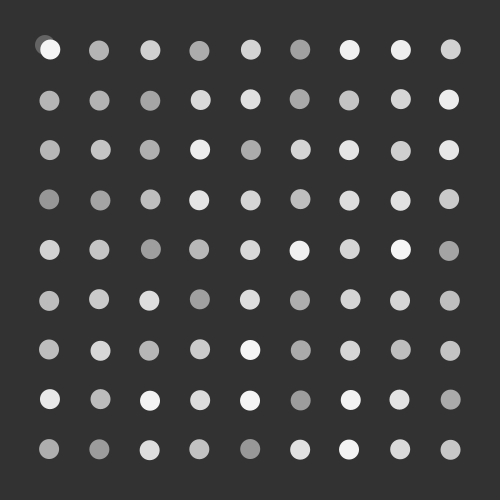
Frame 1 (no input)
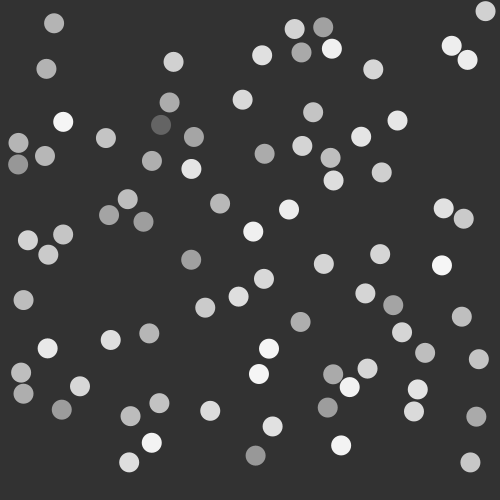
Frame 60 (the mouse pressed at the canvas centre just before this capture)
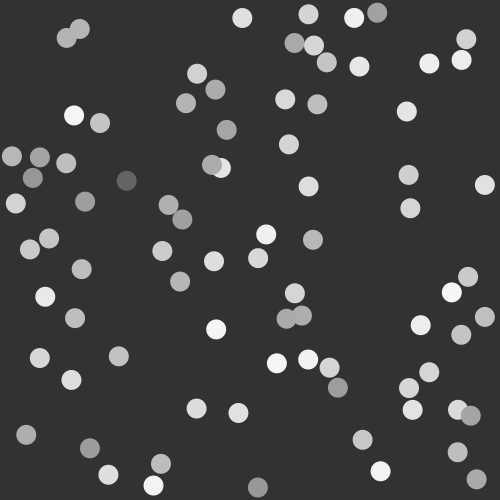
Frame 120 (the mouse held since frame 60 and released just before this capture)

The Processing sketch that drew these frames (run headless with seeded random() and noise(); from frame 60 on, the mouse is pressed at the canvas centre):

// Processing sketch: simulation_02_2collision02_2
// ── simulation_02_2collision02_2.pde
/*
physics simulation

n-particle collide at xy-plain using object
- 9x9 particle
- 1 particle with high velocity

created 2016.09.26.
by Wool(wool@wool.pe.kr)

ref : https://www.processing.org/examples/circlecollision.html
      https://www.processing.org/tutorials/objects/
      https://www.processing.org/examples/bouncybubbles.html
*/

//PVector gravity_a;

int numBalls = 82;

Ball[] balls = new Ball[numBalls];


void setup() 
{
  size(500, 500);
  
  //gravity_a = new PVector(0,1);
  
  //parameter : position x, position y, velocity vx, velocity vy, ball Color, ball ID
  balls[0] = new Ball(25,25,20,20,100, 0);
  
  int i = 1;
  
  for(int j = 1; j < 10; j++) {
    for(int k = 1; k < 10; k++) {    
      balls[i] = new Ball( 50*j , 50*k, random(-1,1), random(-1,1),random(150,250), i);
      i++;
    }
  }
}

void draw() 
{
  background(50);
  
  for(Ball ball : balls) {
    ball.checkCollide();
    ball.checkBoundary();
    ball.update();
    ball.display();
  }
}

class Ball {
  PVector position;
  PVector velocity;
  
  float r;
  float mass;
  int id;
  float ballColor;
  
  Ball(float x, float y, float vx, float vy, float ballColorin, int idin) {
    position = new PVector(x, y);
    velocity = new PVector(vx, vy);
    r = 10;
    ballColor = ballColorin;
    id = idin;
  }
  
  
  
  void update(){
    //balls[id].velocity.add(gravity_a);
    balls[id].position.add(balls[id].velocity);
  }
  
  void checkCollide() {
    for(int i = id+1; i < numBalls; i++) {
      PVector temp_vel = new PVector();
      float temp_dist;
      
      temp_dist = PVector.dist(balls[id].position, balls[i].position);
      
      //exchage velocity
      if(temp_dist <= (balls[id].r + balls[i].r) ) {
        temp_vel = balls[id].velocity.copy();
        balls[id].velocity = balls[i].velocity.copy();
        balls[i].velocity = temp_vel.copy();
      }
    }
  }
  
  void checkBoundary() {
    if(balls[id].position.x > width - balls[id].r) {
      balls[id].position.x = width - balls[id].r;
      balls[id].velocity.x *= -1;
    }
    else if(balls[id].position.x < balls[id].r) {
      balls[id].position.x = r;
      balls[id].velocity.x *= -1;
    }
    if(balls[id].position.y > height - balls[id].r) {
      balls[id].position.y = height - balls[id].r;
      balls[id].velocity.y *= -1;
    }
    else if(balls[id].position.y < balls[id].r) {
      balls[id].position.y = balls[id].r;
      balls[id].velocity.y *= -1;
    }
  }
  
  void display() {
    noStroke();
    fill(balls[id].ballColor);
    ellipse(balls[id].position.x, balls[id].position.y, balls[id].r*2, balls[id].r*2);
  }
}
